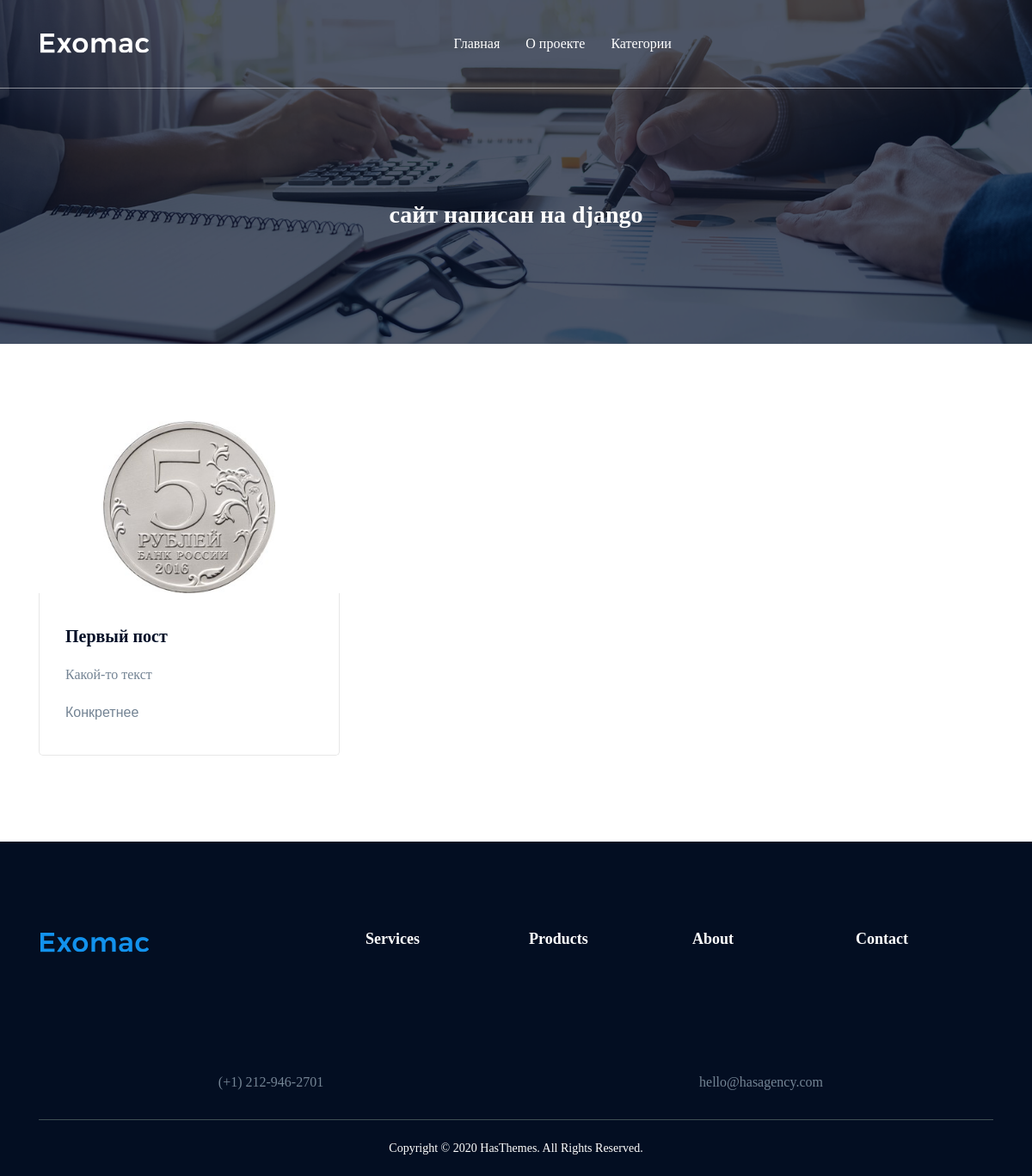
The page / on the database its author committed.
### blog/models.py (models this page shows, shortened)
class Post(models.Model):
    title = models.CharField(max_length=100, verbose_name='Название')
    url = models.SlugField(max_length=100, unique=True)
    text = models.TextField(verbose_name="Текст")
    created_up = models.DateTimeField(auto_now=True, verbose_name="Дата обновления")
    created_at = models.DateTimeField(auto_now_add=True, db_index=True, verbose_name="Создан")
    category = models.ForeignKey(Category, on_delete=models.CASCADE, related_name='category', verbose_name='Категирии')
    tag = models.ManyToManyField(Tag, related_name='tag', verbose_name='Тег')
    draft = models.BooleanField('Черновик', default=False)
    image = models.ImageField(verbose_name='Изоброжение', upload_to='post/%Y/%m/%d', blank=True)
    def get_absolute_url(self):
        return reverse("post", kwargs={"slug": self.url})
    class Meta:
        verbose_name = 'Пост'
        verbose_name_plural = "Посты"

### blog/views.py (the view)
# urls.py: path('', HomeViews.as_view(), name='home'),
class HomeViews(ListView):
    model = Post
    template_name = 'blog/index.html'
    queryset = Post.objects.filter(draft=False)
    context_object_name = 'posts'
    paginate_by = 1
    def get_context_data(self, *, object_list=None, **kwargs):
        context = super().get_context_data(**kwargs)
        context['title'] = 'сайт написан на django'
        return context

### blog/models.py (called while the page is built)
    def get_absolute_url(self):
        return reverse("category", kwargs={"slug": self.url})

### blog/templatetags/menu.py (called while the page is built)
@register.inclusion_tag('blog/menu_tpl.html')
def show_menu(menu_class='site-main-menu'):
    categories = Category.objects.all()
    return {"categories": categories, 'menu_class': menu_class}

@register.inclusion_tag('blog/menu_mobile.html')
def show_mobile(menu_class='site-mobile-menu'):
    categories = Category.objects.all()
    return {"categories": categories, 'menu_class': menu_class}

### templates/blog/index.html (shortened to what this page needs)
{% extends 'base.html' %}
{% load static %}
{% block content %}
    <div class="section section-padding-t90-b100">
        <div class="container">
            <div class="row row-cols-lg-3 row-cols-md-2 row-cols-1 mb-n6">
                {% for post in posts %}
                    <div class="col mb-6">
                        <div class="work border-1 border-danger">
                            <div class="thumbnail text-center">
                                <a class="image" href="{{ post.get_absolute_url }}">
                                    {% if post.image %}
                                        <img src="{{ post.image.url }}" style="max-width: 200px; max-height: 200px;"
                                             alt="{{ post.title }}"></a>
                                    {% else %}
                                        <img src="https://img2.freepng.ru/20181125/wbe/kisspng-apartment-renting-london-residential-house-product-5bfa6d06347989.212131131543138566215.jpg"
                                             alt="{{ post.title }}"></a>
                                    {% endif %}
                            </div>
                            <div class="info">
                                <h3 class="title"><a href="work-details.html">{{ post.title }}</a></h3>
                                <p class="desc">{{ post.text|safe|truncatewords_html:20 }}</p>
                                <a href="{{ post.get_absolute_url }}">Конкретнее</a>
                            </div>
                        </div>
                    </div>
                {% endfor %}
            </div>
        </div>
    </div>
{% endblock %}

### templates/blog/menu_tpl.html (shortened to what this page needs)
{% load flatpages %}
{% get_flatpages as flatpages %}
<nav class="{{ menu_class }}">
    <ul>
        <li class="has-children"><a href="{% url "home" %}">Главная</a></li>
        {% for page in flatpages %}
            <li><a href="{{ page.url }}"><span class="menu-text">{{ page.title }}</span></a></li>
        {% endfor %}
        <li class="has-children"><a href="#"><span class="menu-text">Категории</span></a>
        </li>
    </ul>
</nav>

### rows shown on the page
Post: image (picture), title "Первый пост", text "Какой-то текст"

### other values the page prints
{{ page.title }} "О проекте"
{{ title }} "сайт написан на django"
